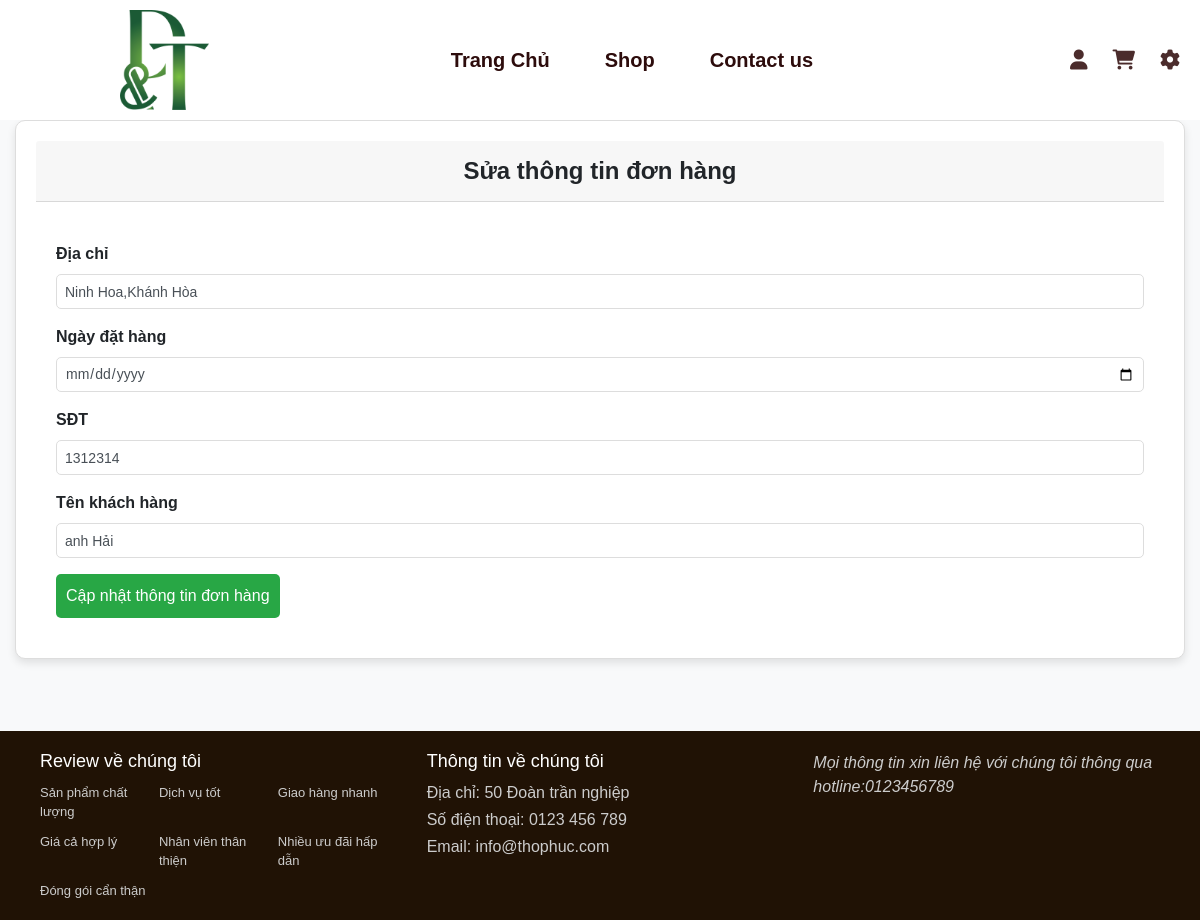
The app's page /Quanly/suahd.php?id=38 with its own data.
### tables this page shows
CREATE TABLE `oder` (
  `oder_id` int(5) NOT NULL,
  `address` varchar(50) NOT NULL,
  `oder_date` timestamp NOT NULL DEFAULT current_timestamp(),
  `description` varchar(200) NOT NULL,
  `status_id` int(5) NOT NULL,
  `customer_id` int(11) NOT NULL,
  `total_price` int(11) NOT NULL
);

CREATE TABLE `customer` (
  `customer_id` int(11) NOT NULL,
  `phone_number` varchar(11) NOT NULL,
  `customer_name` varchar(50) DEFAULT NULL,
  `address` varchar(50) DEFAULT NULL,
  `gmail` varchar(50) DEFAULT NULL,
  `role_id` int(5) NOT NULL
);

### Quanly/suahd.php (the view, shortened to what this page needs)
<?php
include '../database/connect.php';
include '../thanhgiaodien/header.php';
if (isset($_GET['id'])) {
    $oder_id = $_GET['id'];
    $stmt = $conn->prepare("SELECT * FROM oder WHERE oder_id = ?");
    $stmt->bind_param("i", $oder_id);
    $stmt->execute();
    $result = $stmt->get_result();
    if ($result->num_rows > 0) {
        $oder = $result->fetch_assoc();
    } else {
        echo "Đơn hàng không tồn tại.";
        exit();
    }
} else {
    echo "ID không hợp lệ.";
    exit();
}
?>
<!DOCTYPE html>
<html lang="vi">
<head>
    <link rel="stylesheet" href="../path/to/your/css/bootstrap.min.css">
</head>
<body>
    <div class="container-fluid">
        <div class="card">
            <div class="card-header">Sửa thông tin đơn hàng</div>
            <div class="card-body">
                <form method="post" enctype="multipart/form-data">
                    <div class="mb-3">
                        <label class="form-label">Địa chỉ</label>
                        <input type="text" name="address" value="<?= htmlspecialchars($oder['address']) ?>"
                            class="form-control" required />
                    </div>
                    <div class="mb-3">
                        <label class="form-label">Ngày đặt hàng</label>
                        <input type="date" name="oder_date" value="<?= htmlspecialchars($oder['oder_date']) ?>"
                            class="form-control" required />
                    </div>
                    <div class="mb-3">
                        <label class="form-label">SĐT</label>
                        <?php
                        if (isset($oder['customer_id'])) {
                            $stmt = $conn->prepare("SELECT phone_number FROM customer WHERE customer_id = ?");
                            $stmt->bind_param("i", $oder['customer_id']);
                            $stmt->execute();
                            $result = $stmt->get_result();
                            $phone_number = ($result->num_rows > 0) ? $result->fetch_assoc()['phone_number'] : '';
                        } else {
                            $phone_number = '';
                        }
                        ?>
                        <input type="text" name="phone_number" value="<?= htmlspecialchars($phone_number) ?>"
                            class="form-control" required />
                    </div>
                    <div class="mb-3">
                        <label class="form-label">Tên khách hàng</label>
                        <?php
                        if (isset($oder['customer_id'])) {
                            $stmt = $conn->prepare("SELECT customer_name FROM customer WHERE customer_id = ?");
                            $stmt->bind_param("i", $oder['customer_id']);
                            $stmt->execute();
                            $result = $stmt->get_result();
                            $customer_name = ($result->num_rows > 0) ? $result->fetch_assoc()['customer_name'] : '';
                        } else {
                            $customer_name = '';
                        }
                        ?>
                        <input type="text" name="customer_name" value="<?= htmlspecialchars($customer_name) ?>"
                            class="form-control" required />
                    </div>
                    <button name="submit" type="submit" class="btn btn-success">Cập nhật thông tin đơn hàng</button>
                </form>
            </div>
        </div>
    </div>
</body>
</html>
<?php include '../Thanhgiaodien/footer.php'; ?>

### csspage/head.css (style rules this page uses)
* { margin: 0; padding: 0; box-sizing: border-box; }
body { background-color: rgb(255, 255, 255); }

### csspage/footer.css (style rules this page uses)
* { margin: 0; padding: 0; box-sizing: border-box; }
body { font-family: Arial, sans-serif; display: flex; flex-direction: column; min-height: 100vh; }

### Quanly/suahd.php (style rules this page uses)
body { position: relative; top: 120px; display: flex; justify-content: center; align-items: center; height: 600px; margin: 0; background-color: #f8f9fa; font-family: Arial, sans-serif; }
.card { width: 100%; background: #ffffff; border: 1px solid #ddd; border-radius: 10px; box-shadow: 0 4px 8px rgba(0, 0, 0, 0.1); padding: 20px; }
.card-header { font-size: 24px; font-weight: bold; margin-bottom: 20px; text-align: center; }
.form-label { font-weight: bold; text-align: right; }
.form-control { width: 100%; padding: 8px; border: 1px solid #ddd; border-radius: 5px; font-size: 14px; }
.btn { grid-column: 1 / -1; padding: 10px; font-size: 16px; background: #28a745; border: none; color: white; border-radius: 5px; cursor: pointer; }

### records on screen
oder: address "Ninh Hoa,Khánh Hòa", phone_number "1312314", customer_name "anh Hải"
